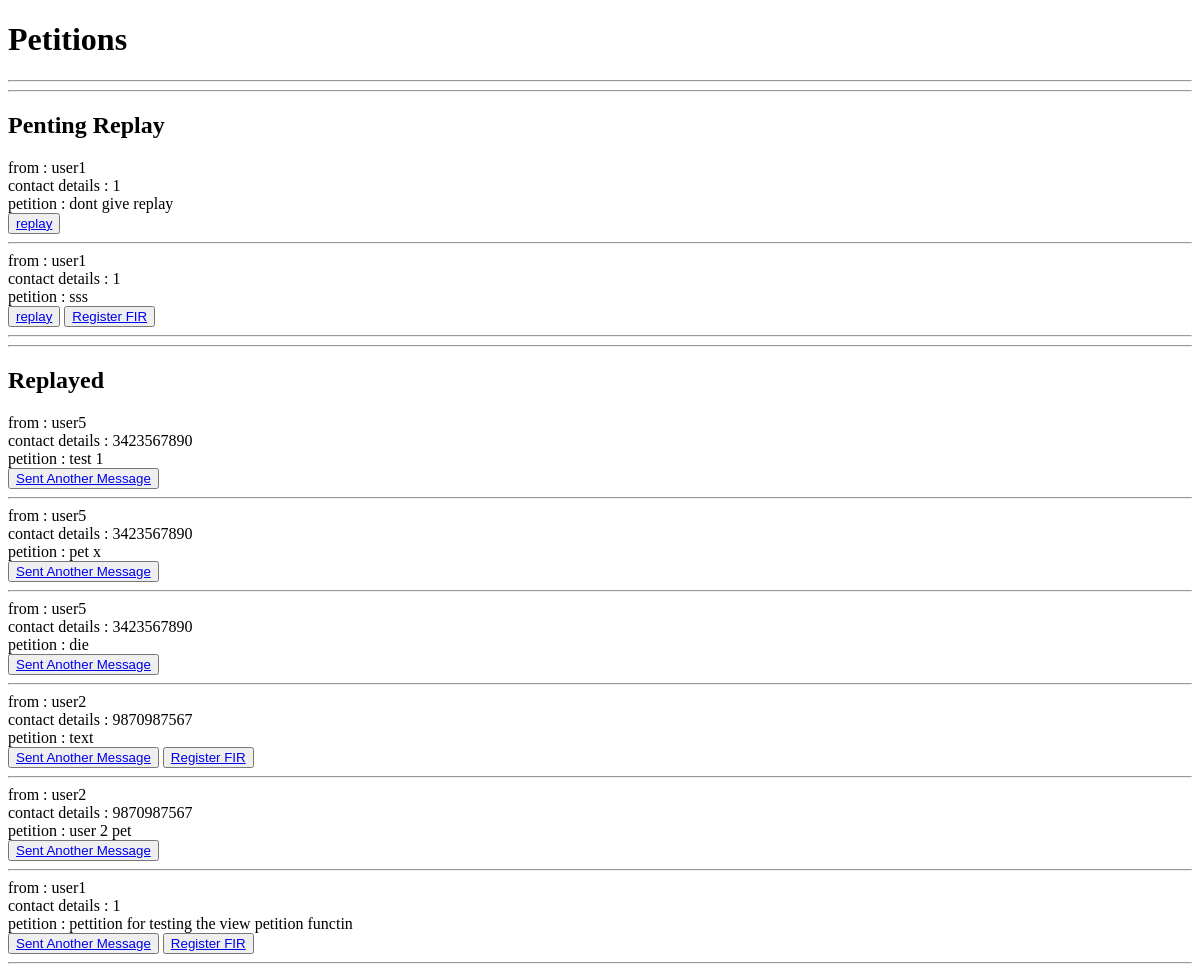
Page /view_petition/ (signed in) on the earlier database version.
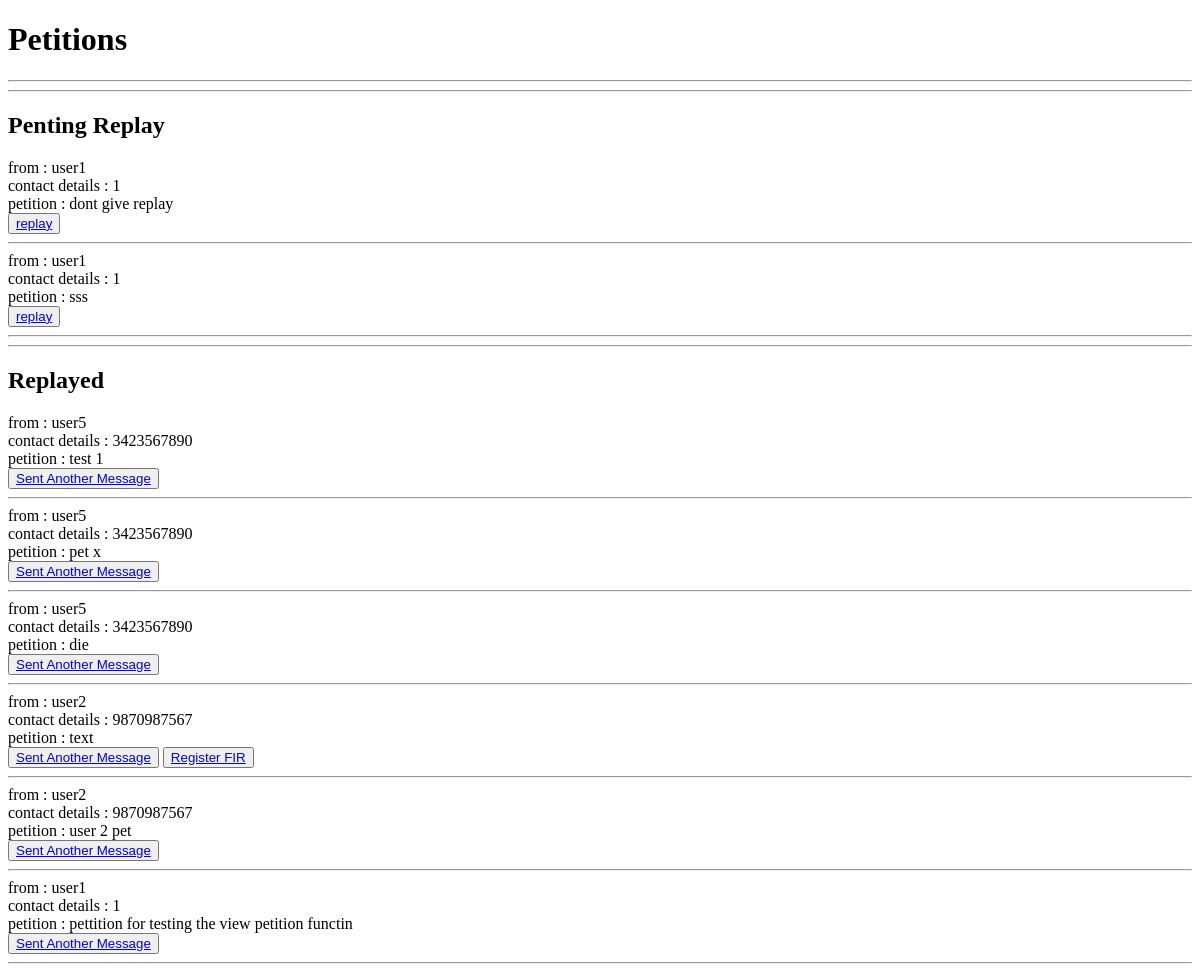
Same page on the later database version.
### app_mini/models.py (models this page shows)
class Petition(models.Model):
    user = models.ForeignKey(user_registration, on_delete=models.SET_NULL, null=True)
    station = models.ForeignKey(police_station_registration, on_delete=models.SET_NULL, null=True)
    fir_number = models.CharField(max_length=20, null=True)
    petition_text = models.TextField()
    date = models.DateField(auto_now_add=True)
    reply = models.TextField(null = True)

class user_registration(models.Model):
    login_id = models.ForeignKey(login, on_delete=models.CASCADE, null=True, blank=True)
    fullname = models.CharField(max_length=30)
    contact = models.CharField(max_length=20)

### app_mini/views.py (the view)
# urls.py: path('view_petition/', views.view_petition, name='view_petition'),
def view_petition(request):
    login_id = request.session.get('station_id')
    station = police_station_registration.objects.get(login_id = login_id)
    station_id = station.station_id
    petition = Petition.objects.filter(station_id = station_id)
    return render(request, 'police_station/view_petition.html', {'petition':petition})

### app_mini/templates/police_station/view_petition.html (shortened to what this page needs)
<!DOCTYPE html>
<html lang="en">
<head>
</head>
<body>
    <h1>Petitions</h1>
    <hr><hr>
    {% if petition|length > 0 %}
<h2>Penting Replay</h2>
        {% for pet in petition %}
                {% if pet.reply == NULL %}
                from : {{pet.user.fullname}}
                <br>
                contact details : {{pet.user.contact}}
                <br>
                petition : {{pet.petition_text}}
                <br>
                <button><a href="{% url 'reply_to_petition' pet.id %}">replay</a></button>
                {% if pet.fir_number == NULL %}
                <button><a href="{% url 'fir_registration' pet.id %}">Register FIR</a></button>
                {% endif %}
                <hr>
                {% endif %}
        {% endfor %}
        <hr>
<h2>Replayed </h2>
        {% for pet in petition %}
            {% if pet.reply %}
                from : {{pet.user.fullname}}
                <br>
                contact details : {{pet.user.contact}}
                <br>
                petition : {{pet.petition_text}}
                <br>
                <button><a href="{% url 'reply_to_petition' pet.id %}">Sent Another Message</a></button>
                {% if pet.fir_number == NULL %}
                <button><a href="{% url 'fir_registration' pet.id %}">Register FIR</a></button>
                {% endif %}
                <hr>
            {% endif %}
        {% endfor %}
    {% else %}
        <p>No petitions available at the moment.</p>
    {% endif %}
</body>
</html>

Differences in the rows shown:
changed Petition "sss": no longer shows "Register FIR"
changed Petition "pettition for testing the view petition functin": no longer shows "Register FIR"
